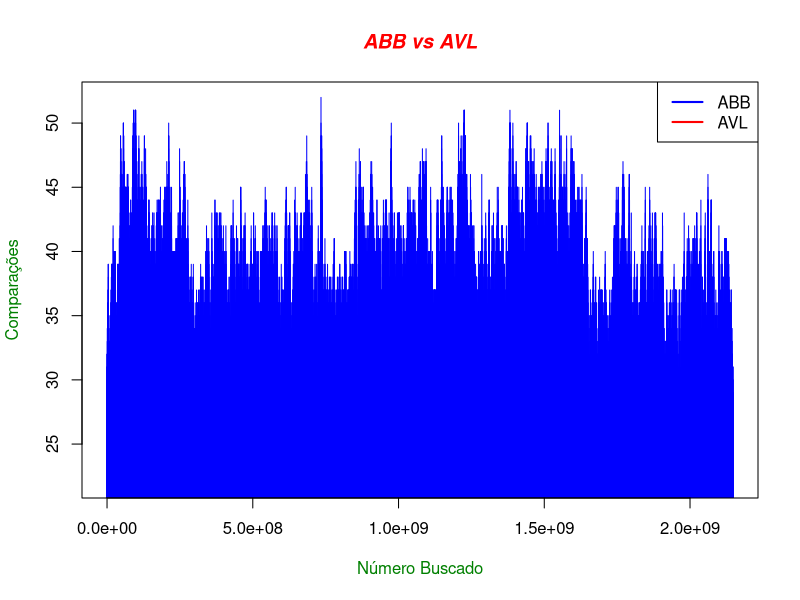

Reproduce this figure in R.
pdf("plot.pdf")
setwd("/home/kallyous/Projetos/huffmanocool/plot")
abb_avl <-read.table("Plot.txt",header=TRUE)
attach(abb_avl)
plot(VALUE,ABB,type='h',col="blue",ann = FALSE)
points(VALUE,AVL,type='h',col = "red",ann = FALSE)
title(main="ABB vs AVL",col.main = "red",font.main = 4)
title(xlab="Número Buscado",col.lab=rgb(0,0.5,0))
title(ylab="Comparações",col.lab=rgb(0,0.5,0))
legend("topright", legend=c("ABB","AVL"),col =c("blue","red"),lty=1,lwd=2)
